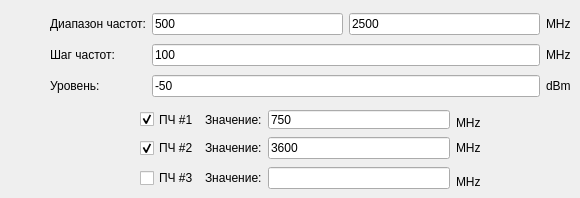
           <widget class="QWidget" name="tab_19">
            <attribute name="title">
             <string>Подавление сигнала ПЧ</string>
            </attribute>
            <widget class="QLabel" name="label_176">
             <property name="geometry">
              <rect>
               <x>50</x>
               <y>120</y>
               <width>47</width>
               <height>13</height>
              </rect>
             </property>
             <property name="text">
              <string/>
             </property>
            </widget>
            <widget class="QWidget" name="layoutWidget">
             <property name="geometry">
              <rect>
               <x>140</x>
               <y>110</y>
               <width>341</width>
               <height>79</height>
              </rect>
             </property>
             <layout class="QGridLayout" name="gridLayout_50">
              <item row="0" column="1">
               <widget class="QLabel" name="label_177">
                <property name="text">
                 <string>Значение:</string>
                </property>
               </widget>
              </item>
              <item row="0" column="3" rowspan="2">
               <widget class="QLabel" name="label_180">
                <property name="text">
                 <string>MHz</string>
                </property>
               </widget>
              </item>
              <item row="1" column="0" rowspan="3">
               <widget class="QCheckBox" name="SIF_if2checkBox">
                <property name="text">
                 <string>ПЧ #2</string>
                </property>
                <property name="checked">
                 <bool>true</bool>
                </property>
               </widget>
              </item>
              <item row="4" column="1" rowspan="2">
               <widget class="QLabel" name="label_179">
                <property name="text">
                 <string>Значение:</string>
                </property>
               </widget>
              </item>
              <item row="0" column="0">
               <widget class="QCheckBox" name="SIF_if1checkBox">
                <property name="text">
                 <string>ПЧ #1</string>
                </property>
                <property name="checked">
                 <bool>true</bool>
                </property>
               </widget>
              </item>
              <item row="4" column="0" rowspan="2">
               <widget class="QCheckBox" name="SIF_if3checkBox">
                <property name="text">
                 <string>ПЧ #3</string>
                </property>
               </widget>
              </item>
              <item row="0" column="2">
               <widget class="QLineEdit" name="SIF_if1lineEdit">
                <property name="text">
                 <string>750</string>
                </property>
               </widget>
              </item>
              <item row="1" column="2" rowspan="3">
               <widget class="QLineEdit" name="SIF_if2LineEdit">
                <property name="text">
                 <string>3600</string>
                </property>
               </widget>
              </item>
              <item row="1" column="1" rowspan="3">
               <widget class="QLabel" name="label_178">
                <property name="text">
                 <string>Значение:</string>
                </property>
               </widget>
              </item>
              <item row="5" column="3">
               <widget class="QLabel" name="label_182">
                <property name="text">
                 <string>MHz</string>
                </property>
               </widget>
              </item>
              <item row="4" column="2" rowspan="2">
               <widget class="QLineEdit" name="SIF_if3LineEdit"/>
              </item>
              <item row="2" column="3">
               <widget class="QLabel" name="label_181">
                <property name="text">
                 <string>MHz</string>
                </property>
               </widget>
              </item>
             </layout>
            </widget>
            <widget class="QWidget" name="layoutWidget">
             <property name="geometry">
              <rect>
               <x>50</x>
               <y>10</y>
               <width>521</width>
               <height>91</height>
              </rect>
             </property>
             <layout class="QGridLayout" name="gridLayout_51">
              <item row="0" column="0">
               <widget class="QLabel" name="label_105">
                <property name="text">
                 <string>Диапазон частот:</string>
                </property>
               </widget>
              </item>
              <item row="0" column="1">
               <widget class="QLineEdit" name="SIF_beginLineEdit">
                <property name="text">
                 <string>500</string>
                </property>
               </widget>
              </item>
              <item row="0" column="2">
               <widget class="QLineEdit" name="SIF_endLineEdit">
                <property name="text">
                 <string>2500</string>
                </property>
               </widget>
              </item>
              <item row="0" column="3">
               <widget class="QLabel" name="label_174">
                <property name="text">
                 <string>MHz</string>
                </property>
               </widget>
              </item>
              <item row="1" column="0">
               <widget class="QLabel" name="label_104">
                <property name="text">
                 <string>Шаг частот:</string>
                </property>
               </widget>
              </item>
              <item row="1" column="1" colspan="2">
               <widget class="QLineEdit" name="SIF_stepLineEdit">
                <property name="text">
                 <string>100</string>
                </property>
               </widget>
              </item>
              <item row="1" column="3">
               <widget class="QLabel" name="label_175">
                <property name="text">
                 <string>MHz</string>
                </property>
               </widget>
              </item>
              <item row="2" column="0">
               <widget class="QLabel" name="label_183">
                <property name="text">
                 <string>Уровень:</string>
                </property>
               </widget>
              </item>
              <item row="2" column="3">
               <widget class="QLabel" name="label_184">
                <property name="text">
                 <string>dBm</string>
                </property>
               </widget>
              </item>
              <item row="2" column="1" colspan="2">
               <widget class="QLineEdit" name="SIF_levelLineEdit">
                <property name="text">
                 <string>-50</string>
                </property>
               </widget>
              </item>
             </layout>
            </widget>
           </widget>
